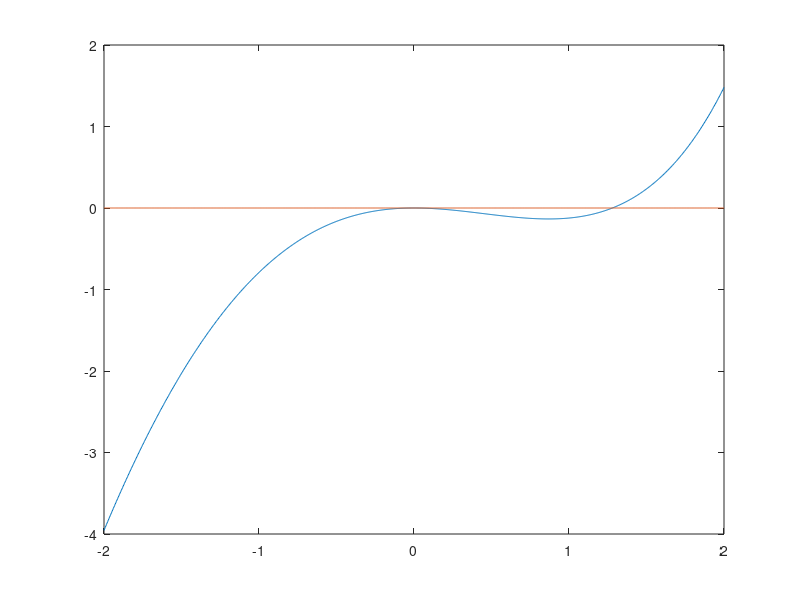

Write MATLAB code to recreate this figure. (Note: this script raises an error after producing the figure.)
%%
addpath('..\lib')

%% 1)
clc; clear;

f = @(x) exp(x) - x.^2 - sin(x) - 1;
a = -2;
b = 2;
toll = 1e-8;

x = linspace(a, b, 1000);
y = f(x);
zs = zeros(1,1000);
plot(x, y, x, zs)

% Vedo 2 zeri: uno intorno a 0, l'altro intorno a 1.3
% il metodo di bisezione se eseguito troverà uno di questi zeri

[x1, nit1] = bisezione(f, a, b, toll)

% Come trovo il secondo?
% Dovrei accorciare l'intervallo:

[x2, nit2] = bisezione(f, x1+toll, b, toll)

%% 2a)
clc; clear;
f = @(x) exp(-x) - sin(x);
a = -1;
b = 5;
toll = 1e-5;

f(a);
f(b);

% entrambi sono > 0 --> non posso applicarlo
% provo a plottare
zs = linspace(a, b, 1000);
ys = f(zs);
plot(zs, ys, [a b], [0 0])

% sono evidenti 2 zeri, posso dividere:
c = 2;

[zero1, nit1] = bisezione(f, a, c, toll)
[zero2, nit2] = bisezione(f, c, b, toll)

%% 2b)
clc; clear;
f = @(x) (5*x.^3 - 8*x.^2 + x + 2) .* sin(x);
a = -1;
b = 2;
toll = 1e-5;

zs = linspace(a, b, 1000);
ys = f(zs);
plot(zs, ys, [a b], [0 0])

% ci sono 3 zeri, due posso calcolarli facilmente
c = -0.3;

[zero1, nit1] = bisezione(f, a, c, toll)
[zero2, nit2] = bisezione(f, c, b, toll)

% il terzo zero è problematico perchè è un punto di minimo: non esistono
% due valori a e b t.c. f(a)*f(b) < 0 e a < zero3 < b


%% 3)
clc; clear;

f = @(x) x.^2 - 7;
df = @(x) 2*x;

zs = linspace(-5, 5, 1000);
plot(zs, f(zs), [-5 5], [0 0])

[z, nit] = newton(f, df, 10, 1e-12, 200)

%% 4a)
clc; clear;

f = @(x) exp(-x) .* sin(x);
df = @(x) -exp(-x) .* sin(x) + exp(-x) .* cos(x);
a = -1;
b = 5;
toll = 1e-6;
nitmax = 100;

zs = linspace(a, b, 1000);
plot(zs, f(zs), [a b], [0 0])

[zero1, nit1] = newton(f, df, 0.5, toll, nitmax)
[zero2, nit2] = newton(f, df, 2, toll, nitmax)

%% 4b)
clc; clear;

f = @(x) (x-1).^2 .* (x+2/5);
df = @(x) 2*(x-1) .* (x+2/5) + (x-1).^2;
a = -1;
b = 2;
toll = 1e-6;
nitmax = 100;

zs = linspace(a, b, 1000);
plot(zs, f(zs), [a b], [0 0])

[zero1, nit1] = newton(f, df, a, toll, nitmax)
[zero2, nit2] = newton(f, df, b, toll, nitmax)


%% 5)
clc; clear;

f = @(x) atan(x);
toll = 1e-12;

% bisezione
a = -15;
b = 20;

zs = a:0.01:b;
plot(zs, f(zs), [a b], [0 0])

[zb, nitb] = bisezione(f, a, b, toll)

% newton
x0 = 20;

df = @(x) 1 ./ (1+x.^2);

[zn, nitn] = newton(f, df, x0, toll, 200)
% newton fallisce -> restituisce NaN -> l'instabilità è perché sono partito
% troppo lontano dalla radice

% combinati:
[zb, nitb] = bisezione(f, a, b, 0.001);
[zn, nitn] = newton(f, df, zb, toll, 200)
% solo 2 iterazioni!
